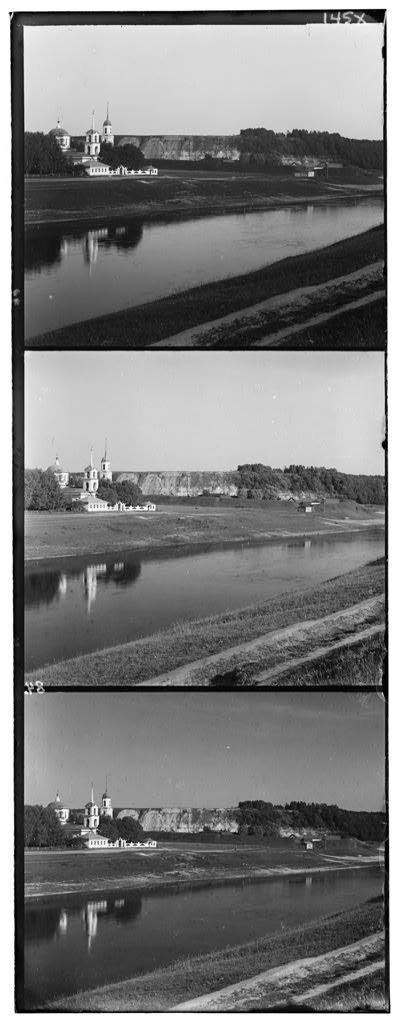
#> input picture mp1/data/00125v.jpg, 400 x 1024 px, given in place of 00398v.jpg, which was not available
$ jupyter execute mp2.ipynb
#> lines starting #> are read from the running program, lines starting #| are printed output that depends on the picture; pictures that were not available may be replaced by others from this repository, and a replacement may not be noted
[cell 1]
# import data
import numpy as np
from PIL import Image
from PIL import ImageFilter
import matplotlib.pyplot as plt

[cell 2]
def divide_img(im):
    out=[]
    h = int(im.size[1]/3)
    w = im.size[0]
    pad=int(w*0.1)
    for i in range(3):
        upper=i*h
        box = (0,upper, w,upper + h)
        tmp = im.crop(box)
        img = tmp.crop((pad,pad,tmp.size[0]-pad,tmp.size[1]-pad))
        out.append(img)
    return out

[cell 3]
# [4 lines of commented-out code are left out]
name = "00398v"
# name = "01112v"

im=Image.open("data/{}.jpg".format(name))
#> im is the input picture: PIL image 400x1024 L; min 0, max 255, mean 124.2

# im=Image.open("data_hires/{}.tif".format(name))

# seperate image into three layers
imgs_basic=divide_img(im)
#> the loop in divide_img, `for i in range(3):` made 3 passes
#> pass 1, in divide_img, `tmp = im.crop(box)`:
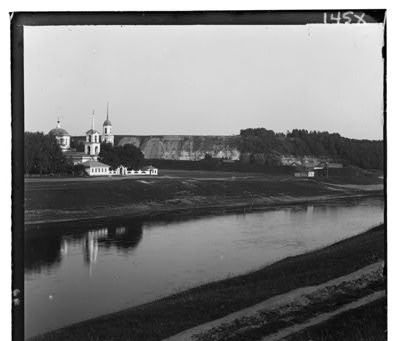
#> tmp: PIL image 400x341 L; min 0, max 255, mean 125.9
#> pass 1, in divide_img, `img = tmp.crop((pad,pad,tmp.size[0]-pad,tmp.size[1]-pad))`:
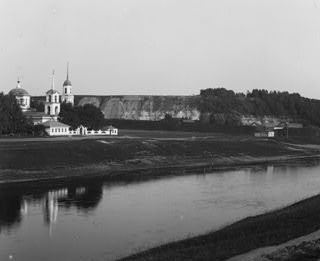
#> img: PIL image 320x261 L; min 9, max 251, mean 126.8
#> pass 2, in divide_img, `tmp = im.crop(box)`:
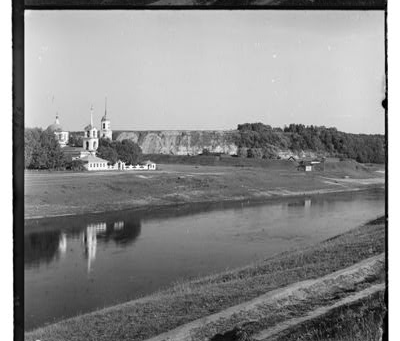
#> tmp: PIL image 400x341 L; min 0, max 255, mean 139.3
#> pass 2, in divide_img, `img = tmp.crop((pad,pad,tmp.size[0]-pad,tmp.size[1]-pad))`:
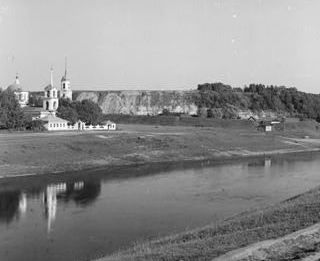
#> img: PIL image 320x261 L; min 5, max 255, mean 141.1
#> after the loop in divide_img, `for i in range(3):`: out = 3 items
#> imgs_basic = 3 items
plt.imshow(imgs_basic[0])

[cell 4]
def merge(im1, im2, w, h, padding=30):
    width = im1.size[0] + padding
    height =im1.size[1] + padding
    im = Image.new('L', (width, height), (255))
    im.paste(im2, (padding//2+w, padding//2+h))

    return im

[cell 5]
from numpy import unravel_index

baseIdx = 0
base = imgs_basic[baseIdx]
imgs = [img for i,img in enumerate(imgs_basic) if i!= baseIdx]
#> imgs = 2 items
out_l = []
out_l.append(merge(base,base,0,0))
#> in merge, `im = Image.new('L', (width, height), (255))`: im: PIL image 350x291 L; every value is 255
#> in merge, `im.paste(im2, (padding//2+w, padding//2+h))`:
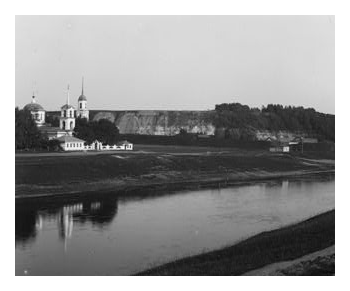
#> im: PIL image 350x291 L; min 9, max 255, mean 149.9

for img in imgs:
    b0_fft = np.fft.fft2(base)
    b1_fft = np.fft.fft2(img)
    b1_conj = np.conjugate(b1_fft)
    prod = np.multiply(b0_fft, b1_conj)
    ifft = np.fft.ifft2(prod)
    h,w = unravel_index(ifft.argmax(), ifft.shape)
    print(h,w)
    out_l.append(merge(base,img,w,h))
    plt.figure()
    # plt.title(title)
    plt.imshow(ifft.real)
#> this loop made 2 passes
#> (h, w, width in merge, height in merge) on passes 1 to 2: (5, 2, 350, 291), (9, 1, 350, 291)
#| 5 2
#| 9 1
#> after the loop, out_l = 3 items

im_out = Image.merge('RGB', (out_l[2], out_l[1], out_l[0]))
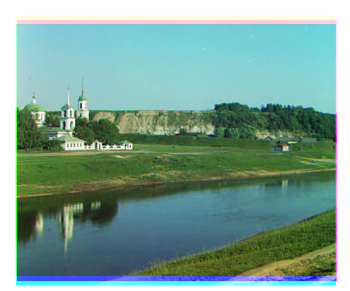
#> im_out: PIL image 350x291 RGB; mean R, G, B 125.1, 161.6, 149.9
plt.figure()
plt.imshow(im_out)
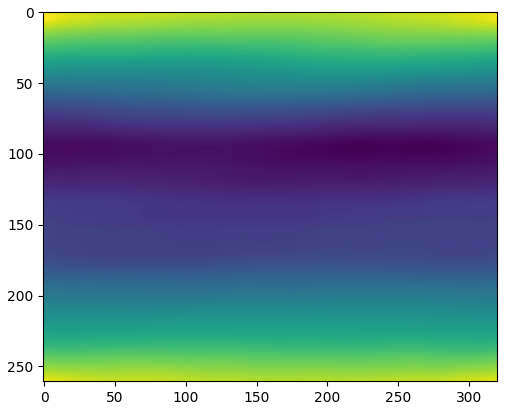
#> figure drawn by matplotlib, 1 panel
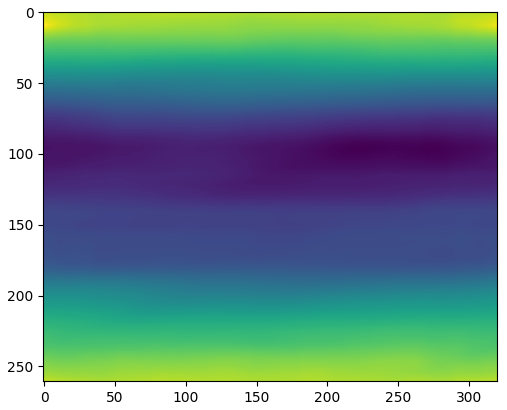
#> figure drawn by matplotlib, 1 panel

$ run again, on mp1/data/00398v.jpg
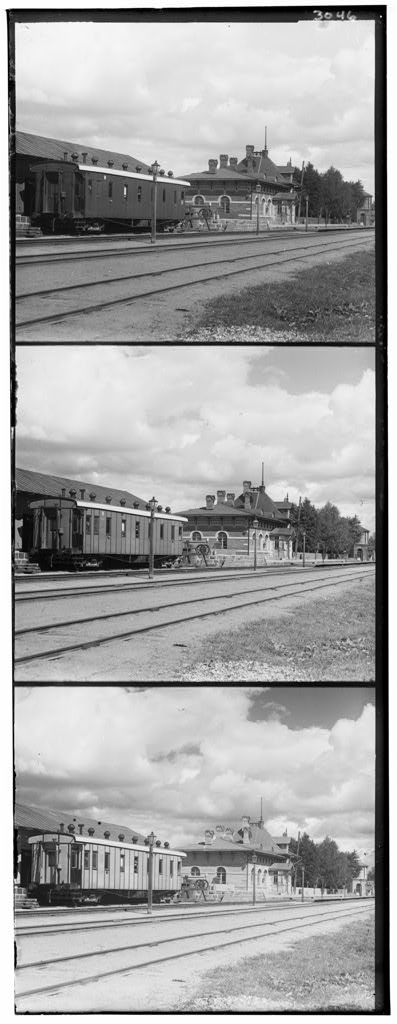
#> input picture mp1/data/00398v.jpg, 397 x 1024 px, found by its file name
#> im is the input picture: PIL image 397x1024 L; min 0, max 255, mean 163.6
#> after the loop in divide_img, `for i in range(3):`: out = 3 items
#> imgs = 2 items
#> in merge, `im.paste(im2, (padding//2+w, padding//2+h))`:
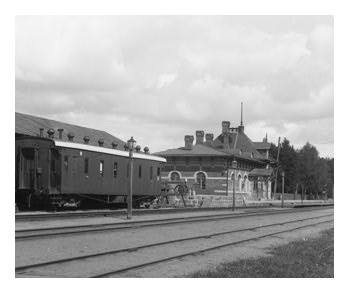
#> im: PIL image 349x293 L; min 10, max 255, mean 174.8
#> the loop `for img in imgs:` made 2 passes
#> (h, w, width in merge, height in merge) on passes 1 to 2: (5, 3, 349, 293), (11, 4, 349, 293)
#> (printed output is left out)
#> after the loop `for img in imgs:`: out_l = 3 items
#> `[cell 5] from numpy import unravel_index  baseIdx = 0 base = imgs_basi..`:
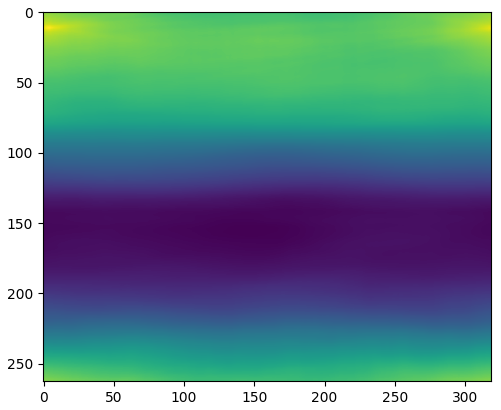
#> figure drawn by matplotlib, 1 panel
